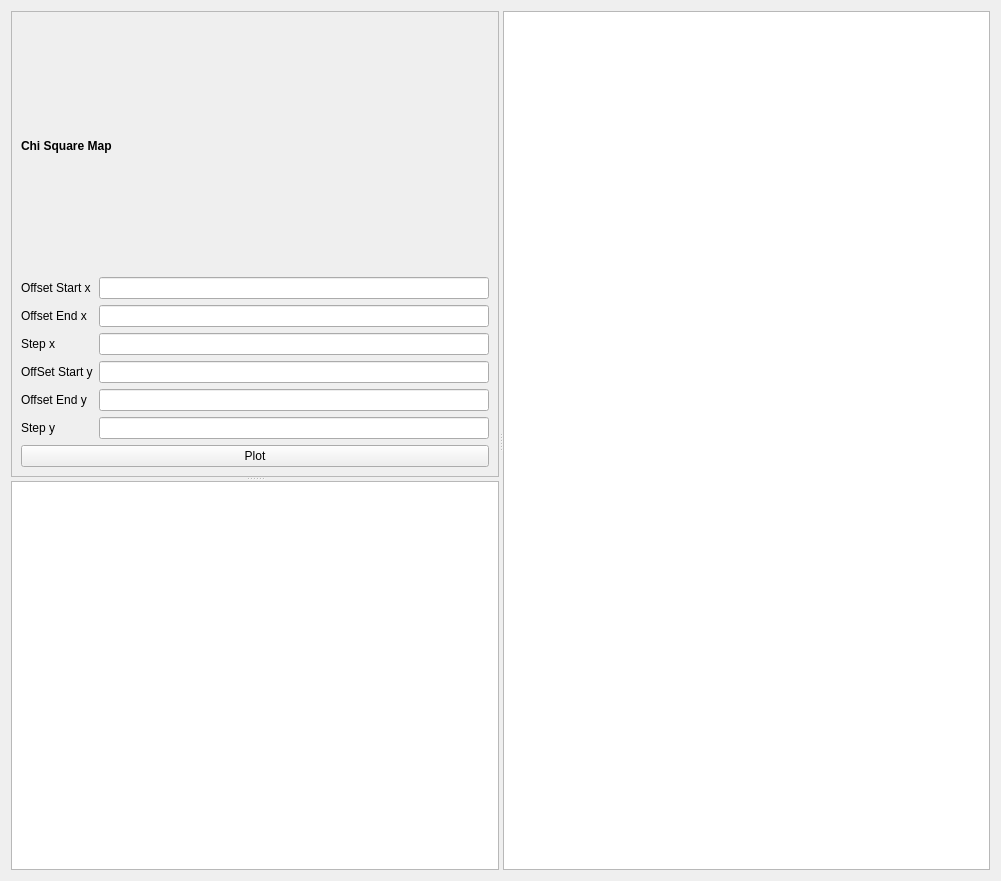
               <widget class="QWidget" name="scrollAreaWidgetContents_5">
                <property name="geometry">
                 <rect>
                  <x>0</x>
                  <y>0</y>
                  <width>1001</width>
                  <height>881</height>
                 </rect>
                </property>
                <layout class="QVBoxLayout" name="verticalLayout_106">
                 <item>
                  <widget class="QSplitter" name="splitter_13">
                   <property name="orientation">
                    <enum>Qt::Horizontal</enum>
                   </property>
                   <widget class="QSplitter" name="splitter_12">
                    <property name="orientation">
                     <enum>Qt::Vertical</enum>
                    </property>
                    <widget class="QFrame" name="frame_17">
                     <property name="frameShape">
                      <enum>QFrame::StyledPanel</enum>
                     </property>
                     <property name="frameShadow">
                      <enum>QFrame::Raised</enum>
                     </property>
                     <layout class="QVBoxLayout" name="verticalLayout_65">
                      <item>
                       <layout class="QVBoxLayout" name="verticalLayout_64">
                        <item>
                         <layout class="QVBoxLayout" name="verticalLayout_63">
                          <item>
                           <widget class="Label_Info" name="label">
                            <property name="text">
                             <string>&lt;html&gt;&lt;head/&gt;&lt;body&gt;&lt;p&gt;&lt;span style=&quot; font-weight:600;&quot;&gt;Chi Square Map&lt;/span&gt;&lt;/p&gt;&lt;/body&gt;&lt;/html&gt;</string>
                            </property>
                           </widget>
                          </item>
                          <item>
                           <layout class="QHBoxLayout" name="horizontalLayout_18">
                            <item>
                             <layout class="QVBoxLayout" name="verticalLayout_61">
                              <item>
                               <widget class="QLabel" name="label_44">
                                <property name="text">
                                 <string>Offset Start x</string>
                                </property>
                               </widget>
                              </item>
                              <item>
                               <widget class="QLabel" name="label_45">
                                <property name="text">
                                 <string>Offset End x</string>
                                </property>
                               </widget>
                              </item>
                              <item>
                               <widget class="QLabel" name="label_46">
                                <property name="text">
                                 <string>Step x</string>
                                </property>
                               </widget>
                              </item>
                              <item>
                               <widget class="QLabel" name="label_47">
                                <property name="text">
                                 <string>OffSet Start y</string>
                                </property>
                               </widget>
                              </item>
                              <item>
                               <widget class="QLabel" name="label_48">
                                <property name="text">
                                 <string>Offset End y</string>
                                </property>
                               </widget>
                              </item>
                              <item>
                               <widget class="QLabel" name="label_49">
                                <property name="text">
                                 <string>Step y</string>
                                </property>
                               </widget>
                              </item>
                             </layout>
                            </item>
                            <item>
                             <layout class="QVBoxLayout" name="verticalLayout_62">
                              <item>
                               <widget class="QLineEdit" name="lineEdit_29"/>
                              </item>
                              <item>
                               <widget class="QLineEdit" name="lineEdit_30"/>
                              </item>
                              <item>
                               <widget class="QLineEdit" name="lineEdit_31"/>
                              </item>
                              <item>
                               <widget class="QLineEdit" name="lineEdit_32"/>
                              </item>
                              <item>
                               <widget class="QLineEdit" name="lineEdit_33"/>
                              </item>
                              <item>
                               <widget class="QLineEdit" name="lineEdit_34"/>
                              </item>
                             </layout>
                            </item>
                           </layout>
                          </item>
                         </layout>
                        </item>
                        <item>
                         <widget class="QPushButton" name="pushButton_18">
                          <property name="text">
                           <string>Plot</string>
                          </property>
                         </widget>
                        </item>
                       </layout>
                      </item>
                     </layout>
                    </widget>
                    <widget class="QTableWidget" name="tableWidget_4"/>
                   </widget>
                   <widget class="QPlainTextEdit" name="plainTextEdit_3"/>
                  </widget>
                 </item>
                </layout>
               </widget>
